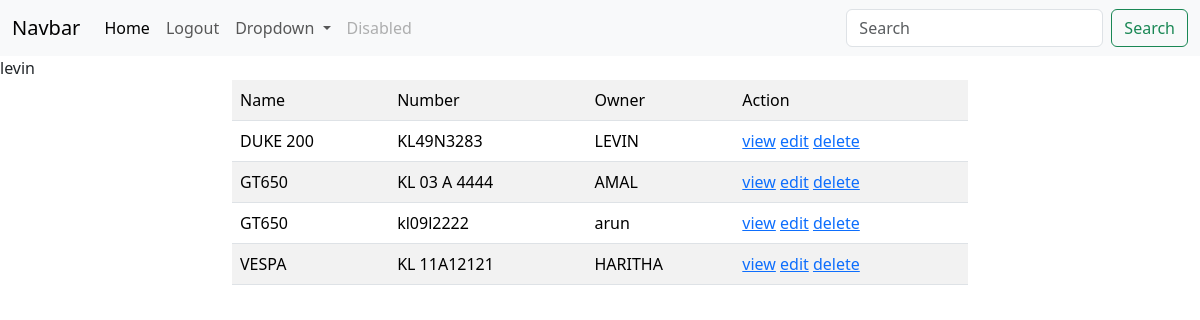
Page /vehicles/all (signed in) on the committed database.
### olx/models.py (models this page shows, shortened)
class Vehicles(models.Model):
    name=models.CharField(max_length=200)
    number=models.CharField(max_length=30)
    owner=models.CharField(max_length=20)
    km=models.CharField(max_length=20)
    vehiclemodel=models.CharField(max_length=4)
    image=models.ImageField(upload_to="images",null=True)

### olx/views.py (the view)
# urls.py: path("vehicles/all",VehicleListView.as_view(),name="vehi-list"),
class VehicleListView(View):
    def get(self,request,*args,**kwargs):
        qs=Vehicles.objects.all()
        return render(request,"vehicle_list.html",{"Vehicles":qs})

### olx/templates/vehicle_list.html (shortened to what this page needs)
{%extends 'base.html'%}
{%block body_block%}
{{request.user}}
    <div class="container">
        <div class="row">
            <div class="col-2"></div>
            <div class="col-8">
                <table class="table table-striped">
                    <tr>
                        <td>Name</td>
                        <td>Number</td>
                        <td>Owner</td>
                        <td>Action</td>
                    </tr>
                    {%for veh in Vehicles%}
                    <tr>
                        <td>{{veh.name}}</td>
                        <td>{{veh.number}}</td>
                        <td>{{veh.owner}}</td>
                        <td>
                            <a href="{%url 'vehi-detail' veh.id %}">view</a>
                            <a href="{%url 'vehi-change' veh.id %}">edit</a>
                            <a href="{%url 'vehi-delete' veh.id %}">delete</a>
                        </td>
                    </tr>
                    {%endfor%}
                </table>
            </div>
            <div class="col-2"></div>
        </div>
    </div>
{%endblock%}

### rows in the picture
Vehicles: name "DUKE 200", number "KL49N3283", owner "LEVIN"
Vehicles: name "GT650", number "KL 03 A 4444", owner "AMAL"
Vehicles: name "GT650", number "kl09l2222", owner "arun"
Vehicles: name "VESPA", number "KL 11A12121", owner "HARITHA"

### other values in the picture
{{ request.user }} "levin"
